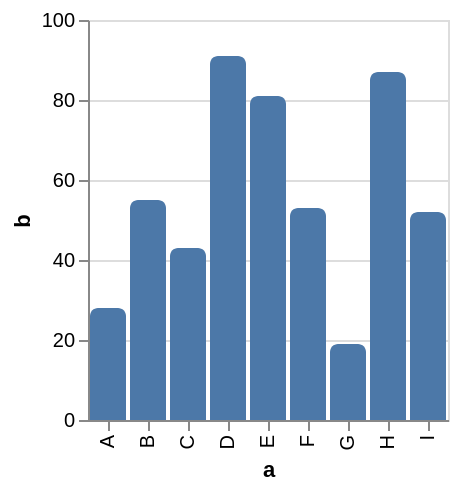

Express this chart as Vega-Lite.
### Vega specification from a JSON file in a GitHub repository (floating-point values rounded to 4 significant figures)
{"$schema": "https://vega.github.io/schema/vega/v5.json", "description": "A simple bar chart with rounded corners at the end of the bar.", "background": "white", "padding": 5, "height": 200, "style": "cell", "data": [{"name": "source_0", "values": [{"a": "A", "b": 28}, {"a": "B", "b": 55}, {"a": "C", "b": 43}, {"a": "D", "b": 91}, {"a": "E", "b": 81}, {"a": "F", "b": 53}, {"a": "G", "b": 19}, {"a": "H", "b": 87}, {"a": "I", "b": 52}]}, {"name": "data_0", "source": "source_0", "transform": [{"type": "filter", "expr": "isValid(datum[\"b\"]) && isFinite(+datum[\"b\"])"}]}], "signals": [{"name": "x_step", "value": 20}, {"name": "width", "update": "bandspace(domain('x').length, 0.1, 0.05) * x_step"}], "marks": [{"name": "marks", "type": "rect", "style": ["bar"], "from": {"data": "data_0"}, "encode": {"update": {"cornerRadiusTopLeft": {"value": 4}, "cornerRadiusTopRight": {"value": 4}, "fill": {"value": "#4c78a8"}, "x": {"scale": "x", "field": "a"}, "width": {"scale": "x", "band": true}, "y": {"scale": "y", "field": "b"}, "y2": {"scale": "y", "value": 0}}}}], "scales": [{"name": "x", "type": "band", "domain": {"data": "data_0", "field": "a", "sort": true}, "range": {"step": {"signal": "x_step"}}, "paddingInner": 0.1, "paddingOuter": 0.05}, {"name": "y", "type": "linear", "domain": {"data": "data_0", "field": "b"}, "range": [{"signal": "height"}, 0], "nice": true, "zero": true}], "axes": [{"scale": "y", "orient": "left", "grid": true, "tickCount": {"signal": "ceil(height/40)"}, "domain": false, "labels": false, "maxExtent": 0, "minExtent": 0, "ticks": false, "zindex": 0}, {"scale": "x", "orient": "bottom", "grid": false, "title": "a", "labelAlign": "right", "labelAngle": 270, "labelBaseline": "middle", "labelOverlap": true, "zindex": 0}, {"scale": "y", "orient": "left", "grid": false, "title": "b", "labelOverlap": true, "tickCount": {"signal": "ceil(height/40)"}, "zindex": 0}]}
